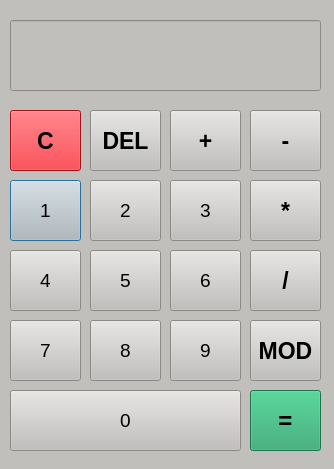
<?xml version="1.0" encoding="UTF-8"?>
<ui version="4.0">
 <class>Digitron</class>
 <widget class="QDialog" name="Digitron">
  <property name="geometry">
   <rect>
    <x>0</x>
    <y>0</y>
    <width>334</width>
    <height>469</height>
   </rect>
  </property>
  <property name="font">
   <font>
    <pointsize>17</pointsize>
   </font>
  </property>
  <property name="windowTitle">
   <string>Dialog</string>
  </property>
  <property name="styleSheet">
   <string notr="true">background-color: rgb(192, 191, 188)</string>
  </property>
  <widget class="QLineEdit" name="lineEdit">
   <property name="geometry">
    <rect>
     <x>10</x>
     <y>20</y>
     <width>311</width>
     <height>71</height>
    </rect>
   </property>
   <property name="text">
    <string/>
   </property>
  </widget>
  <widget class="QPushButton" name="pushButton_br1">
   <property name="geometry">
    <rect>
     <x>10</x>
     <y>180</y>
     <width>71</width>
     <height>61</height>
    </rect>
   </property>
   <property name="font">
    <font>
     <pointsize>14</pointsize>
    </font>
   </property>
   <property name="text">
    <string>1</string>
   </property>
  </widget>
  <widget class="QPushButton" name="pushButton_br2">
   <property name="geometry">
    <rect>
     <x>90</x>
     <y>180</y>
     <width>71</width>
     <height>61</height>
    </rect>
   </property>
   <property name="font">
    <font>
     <pointsize>14</pointsize>
    </font>
   </property>
   <property name="text">
    <string>2</string>
   </property>
  </widget>
  <widget class="QPushButton" name="pushButton_br5">
   <property name="geometry">
    <rect>
     <x>90</x>
     <y>250</y>
     <width>71</width>
     <height>61</height>
    </rect>
   </property>
   <property name="font">
    <font>
     <pointsize>14</pointsize>
    </font>
   </property>
   <property name="text">
    <string>5</string>
   </property>
  </widget>
  <widget class="QPushButton" name="pushButton_br0">
   <property name="geometry">
    <rect>
     <x>10</x>
     <y>390</y>
     <width>231</width>
     <height>61</height>
    </rect>
   </property>
   <property name="font">
    <font>
     <pointsize>14</pointsize>
    </font>
   </property>
   <property name="text">
    <string>0</string>
   </property>
  </widget>
  <widget class="QPushButton" name="pushButton_plus">
   <property name="geometry">
    <rect>
     <x>170</x>
     <y>110</y>
     <width>71</width>
     <height>61</height>
    </rect>
   </property>
   <property name="font">
    <font>
     <pointsize>17</pointsize>
     <weight>75</weight>
     <bold>true</bold>
    </font>
   </property>
   <property name="text">
    <string>+</string>
   </property>
  </widget>
  <widget class="QPushButton" name="pushButton_br9">
   <property name="geometry">
    <rect>
     <x>170</x>
     <y>320</y>
     <width>71</width>
     <height>61</height>
    </rect>
   </property>
   <property name="font">
    <font>
     <pointsize>14</pointsize>
    </font>
   </property>
   <property name="styleSheet">
    <string notr="true">
</string>
   </property>
   <property name="text">
    <string>9</string>
   </property>
  </widget>
  <widget class="QPushButton" name="pushButton_br7">
   <property name="geometry">
    <rect>
     <x>10</x>
     <y>320</y>
     <width>71</width>
     <height>61</height>
    </rect>
   </property>
   <property name="font">
    <font>
     <pointsize>14</pointsize>
    </font>
   </property>
   <property name="text">
    <string>7</string>
   </property>
  </widget>
  <widget class="QPushButton" name="pushButton_br4">
   <property name="geometry">
    <rect>
     <x>10</x>
     <y>250</y>
     <width>71</width>
     <height>61</height>
    </rect>
   </property>
   <property name="font">
    <font>
     <pointsize>14</pointsize>
    </font>
   </property>
   <property name="text">
    <string>4</string>
   </property>
  </widget>
  <widget class="QPushButton" name="pushButton_br3">
   <property name="geometry">
    <rect>
     <x>170</x>
     <y>180</y>
     <width>71</width>
     <height>61</height>
    </rect>
   </property>
   <property name="font">
    <font>
     <pointsize>14</pointsize>
    </font>
   </property>
   <property name="text">
    <string>3</string>
   </property>
  </widget>
  <widget class="QPushButton" name="pushButton_br6">
   <property name="geometry">
    <rect>
     <x>170</x>
     <y>250</y>
     <width>71</width>
     <height>61</height>
    </rect>
   </property>
   <property name="font">
    <font>
     <pointsize>14</pointsize>
    </font>
   </property>
   <property name="text">
    <string>6</string>
   </property>
  </widget>
  <widget class="QPushButton" name="pushButton_br8">
   <property name="geometry">
    <rect>
     <x>90</x>
     <y>320</y>
     <width>71</width>
     <height>61</height>
    </rect>
   </property>
   <property name="font">
    <font>
     <pointsize>14</pointsize>
    </font>
   </property>
   <property name="text">
    <string>8</string>
   </property>
  </widget>
  <widget class="QPushButton" name="pushButton_podeljeno">
   <property name="geometry">
    <rect>
     <x>250</x>
     <y>250</y>
     <width>71</width>
     <height>61</height>
    </rect>
   </property>
   <property name="font">
    <font>
     <pointsize>17</pointsize>
     <weight>75</weight>
     <bold>true</bold>
    </font>
   </property>
   <property name="text">
    <string>/</string>
   </property>
  </widget>
  <widget class="QPushButton" name="pushButton_l">
   <property name="geometry">
    <rect>
     <x>90</x>
     <y>110</y>
     <width>71</width>
     <height>61</height>
    </rect>
   </property>
   <property name="font">
    <font>
     <pointsize>17</pointsize>
     <weight>75</weight>
     <bold>true</bold>
    </font>
   </property>
   <property name="text">
    <string>DEL</string>
   </property>
  </widget>
  <widget class="QPushButton" name="pushButton_mod">
   <property name="geometry">
    <rect>
     <x>250</x>
     <y>320</y>
     <width>71</width>
     <height>61</height>
    </rect>
   </property>
   <property name="font">
    <font>
     <pointsize>17</pointsize>
     <weight>75</weight>
     <bold>true</bold>
    </font>
   </property>
   <property name="text">
    <string>MOD</string>
   </property>
  </widget>
  <widget class="QPushButton" name="pushButton_puta">
   <property name="geometry">
    <rect>
     <x>250</x>
     <y>180</y>
     <width>71</width>
     <height>61</height>
    </rect>
   </property>
   <property name="font">
    <font>
     <pointsize>17</pointsize>
     <weight>75</weight>
     <bold>true</bold>
    </font>
   </property>
   <property name="text">
    <string>*</string>
   </property>
  </widget>
  <widget class="QPushButton" name="pushButton_minus">
   <property name="geometry">
    <rect>
     <x>250</x>
     <y>110</y>
     <width>71</width>
     <height>61</height>
    </rect>
   </property>
   <property name="font">
    <font>
     <pointsize>17</pointsize>
     <weight>75</weight>
     <bold>true</bold>
    </font>
   </property>
   <property name="text">
    <string>-</string>
   </property>
  </widget>
  <widget class="QPushButton" name="pushButton_clear">
   <property name="geometry">
    <rect>
     <x>10</x>
     <y>110</y>
     <width>71</width>
     <height>61</height>
    </rect>
   </property>
   <property name="font">
    <font>
     <pointsize>17</pointsize>
     <weight>75</weight>
     <bold>true</bold>
    </font>
   </property>
   <property name="styleSheet">
    <string notr="true">background-color: rgb(224, 27, 36);</string>
   </property>
   <property name="text">
    <string>C</string>
   </property>
  </widget>
  <widget class="QPushButton" name="pushButton_21">
   <property name="geometry">
    <rect>
     <x>250</x>
     <y>390</y>
     <width>71</width>
     <height>61</height>
    </rect>
   </property>
   <property name="font">
    <font>
     <pointsize>18</pointsize>
     <weight>75</weight>
     <bold>true</bold>
    </font>
   </property>
   <property name="styleSheet">
    <string notr="true">background-color: rgb(38, 162, 105);</string>
   </property>
   <property name="text">
    <string>=</string>
   </property>
  </widget>
 </widget>
 <resources/>
 <connections>
  <connection>
   <sender>pushButton_clear</sender>
   <signal>clicked()</signal>
   <receiver>lineEdit</receiver>
   <slot>clear()</slot>
   <hints>
    <hint type="sourcelabel">
     <x>45</x>
     <y>140</y>
    </hint>
    <hint type="destinationlabel">
     <x>165</x>
     <y>55</y>
    </hint>
   </hints>
  </connection>
 </connections>
</ui>
